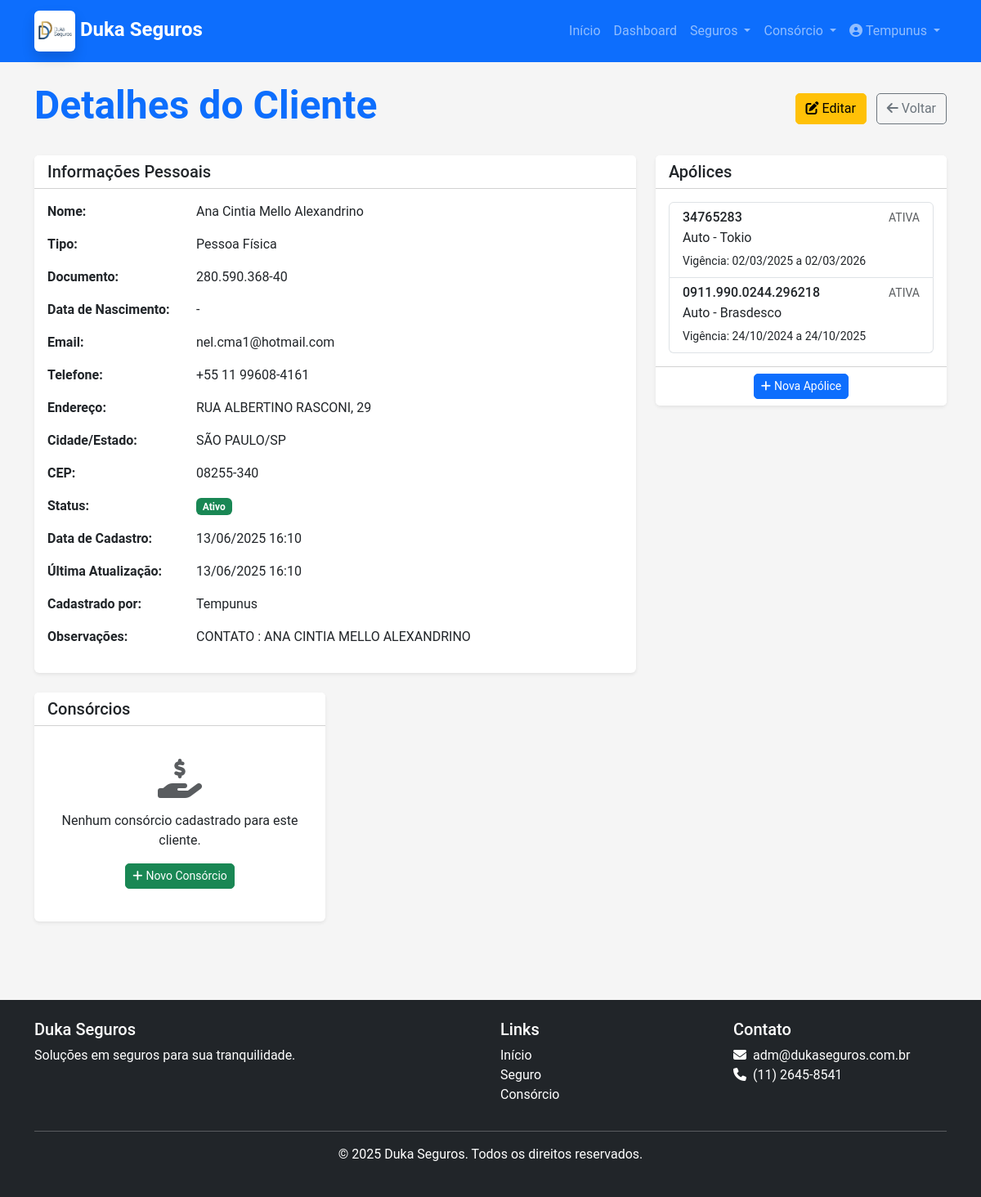
Page /clientes/6/ (signed in) on the committed database.
### core/models.py (models this page shows, shortened)
class Cliente(models.Model):
    TIPO_CHOICES = [
        ('PF', 'Pessoa Física'),
        ('PJ', 'Pessoa Jurídica'),
    ]
    tipo = models.CharField(max_length=2, choices=TIPO_CHOICES, default='PF')
    nome = models.CharField(max_length=200)
    documento = models.CharField(max_length=20, unique=True, help_text="CPF ou CNPJ")
    email = models.EmailField(blank=True, null=True)
    telefone = models.CharField(max_length=20, blank=True, null=True)
    endereco = models.CharField(max_length=255, blank=True, null=True)
    cidade = models.CharField(max_length=100, blank=True, null=True)
    estado = models.CharField(max_length=2, blank=True, null=True)
    cep = models.CharField(max_length=10, blank=True, null=True)
    data_nascimento = models.DateField(blank=True, null=True)
    observacoes = models.TextField(blank=True, null=True)
    data_cadastro = models.DateTimeField(auto_now_add=True)
    data_atualizacao = models.DateTimeField(auto_now=True)
    ativo = models.BooleanField(default=True)
    cadastrado_por = models.ForeignKey(User, on_delete=models.SET_NULL, null=True, related_name='clientes_cadastrados')
    class Meta:
        verbose_name = 'Cliente'
        verbose_name_plural = 'Clientes'
        ordering = ['nome']

class Apolice(models.Model):
    STATUS_CHOICES = [
    ('PROPOSTA', 'Proposta'),
    ('APROVADA', 'Proposta Aprovada'),
    ('ATIVA', 'Ativa'),
    ('PENDENTE', 'Pendente'),
    ('CANCELADA', 'Cancelada'),
    ('VENCIDA', 'Vencida'),
    ('RENOVADA', 'Renovada'),
]
    numero = models.CharField(max_length=50, unique=True)
    cliente = models.ForeignKey(Cliente, on_delete=models.CASCADE, related_name='apolices')
    produto = models.ForeignKey(Produto, on_delete=models.CASCADE, related_name='apolices')
    data_inicio = models.DateField()
    data_fim = models.DateField()
    valor_premio = models.DecimalField(max_digits=10, decimal_places=2)
    valor_comissao = models.DecimalField(max_digits=10, decimal_places=2, blank=True, null=True)
    percentual_comissao = models.DecimalField(max_digits=5, decimal_places=2, blank=True, null=True)
    status = models.CharField(max_length=10, choices=STATUS_CHOICES, default='PROPOSTA')
    observacoes = models.TextField(blank=True, null=True)
    data_cadastro = models.DateTimeField(auto_now_add=True)
    data_atualizacao = models.DateTimeField(auto_now=True)
    cadastrado_por = models.ForeignKey(User, on_delete=models.SET_NULL, null=True, related_name='apolices_cadastradas')
    class Meta:
        verbose_name = 'Apólice'
        verbose_name_plural = 'Apólices'
        ordering = ['-data_inicio']

class Produto(models.Model):
    CATEGORIA_CHOICES = [
        ('AUTO', 'Automóvel'),
        ('VIDA', 'Vida'),
        ('SAUDE', 'Saúde'),
        ('RESIDENCIAL', 'Residencial'),
        ('EMPRESARIAL', 'Empresarial'),
        ('OUTROS', 'Outros'),
    ]
    nome = models.CharField(max_length=200)
    codigo = models.CharField(max_length=20, blank=True, null=True)
    categoria = models.CharField(max_length=20, choices=CATEGORIA_CHOICES)
    descricao = models.TextField(blank=True, null=True)
    seguradora = models.ForeignKey(Seguradora, on_delete=models.CASCADE, related_name='produtos')
    data_cadastro = models.DateTimeField(auto_now_add=True)
    data_atualizacao = models.DateTimeField(auto_now=True)
    ativo = models.BooleanField(default=True)
    class Meta:
        verbose_name = 'Produto'
        verbose_name_plural = 'Produtos'
        ordering = ['categoria', 'nome']

### core/views.py (the view)
# urls.py: path('clientes/<int:pk>/', views.cliente_detalhe, name='cliente_detalhe'),
@login_required
def cliente_detalhe(request, pk):
    cliente = get_object_or_404(Cliente, pk=pk)
    return render(request, 'core/cliente_detalhe.html', {'cliente': cliente})

### templates/core/cliente_detalhe.html (shortened to what this page needs)
{% extends 'base.html' %}
{% block content %}
<div class="container">
    <div class="d-flex justify-content-between align-items-center mb-4">
        <h1 class="display-5 fw-bold text-primary">Detalhes do Cliente</h1>
        <div>
            <a href="{% url 'cliente_editar' cliente.id %}" class="btn btn-warning me-2">
                <i class="fas fa-edit me-1"></i>Editar
            </a>
            <a href="{% url 'cliente_lista' %}" class="btn btn-outline-secondary">
                <i class="fas fa-arrow-left me-1"></i>Voltar
            </a>
        </div>
    </div>
    <div class="row">
        <div class="col-lg-8">
            <div class="card shadow-sm mb-4">
                <div class="card-header bg-white">
                    <h5 class="mb-0">Informações Pessoais</h5>
                </div>
                <div class="card-body">
                    <div class="row mb-3">
                        <div class="col-md-3 fw-bold">Nome:</div>
                        <div class="col-md-9">{{ cliente.nome }}</div>
                    </div>
                    <div class="row mb-3">
                        <div class="col-md-3 fw-bold">Tipo:</div>
                        <div class="col-md-9">{{ cliente.get_tipo_display }}</div>
                    </div>
                    <div class="row mb-3">
                        <div class="col-md-3 fw-bold">Documento:</div>
                        <div class="col-md-9">{{ cliente.documento }}</div>
                    </div>
                    <div class="row mb-3">
                        <div class="col-md-3 fw-bold">Data de Nascimento:</div>
                        <div class="col-md-9">{{ cliente.data_nascimento|date:"d/m/Y"|default:"-" }}</div>
                    </div>
                    <div class="row mb-3">
                        <div class="col-md-3 fw-bold">Email:</div>
                        <div class="col-md-9">{{ cliente.email|default:"-" }}</div>
                    </div>
                    <div class="row mb-3">
                        <div class="col-md-3 fw-bold">Telefone:</div>
                        <div class="col-md-9">{{ cliente.telefone|default:"-" }}</div>
                    </div>
                    <div class="row mb-3">
                        <div class="col-md-3 fw-bold">Endereço:</div>
                        <div class="col-md-9">{{ cliente.endereco|default:"-" }}</div>
                    </div>
                    <div class="row mb-3">
                        <div class="col-md-3 fw-bold">Cidade/Estado:</div>
                        <div class="col-md-9">{{ cliente.cidade|default:"-" }}/{{ cliente.estado|default:"-" }}</div>
                    </div>
                    <div class="row mb-3">
                        <div class="col-md-3 fw-bold">CEP:</div>
                        <div class="col-md-9">{{ cliente.cep|default:"-" }}</div>
                    </div>
                    <div class="row mb-3">
                        <div class="col-md-3 fw-bold">Status:</div>
                        <div class="col-md-9">
                            {% if cliente.ativo %}
                            <span class="badge bg-success">Ativo</span>
                            {% else %}
                            <span class="badge bg-danger">Inativo</span>
                            {% endif %}
                        </div>
                    </div>
                    <div class="row mb-3">
                        <div class="col-md-3 fw-bold">Data de Cadastro:</div>
                        <div class="col-md-9">{{ cliente.data_cadastro|date:"d/m/Y H:i" }}</div>
                    </div>
                    <div class="row mb-3">
                        <div class="col-md-3 fw-bold">Última Atualização:</div>
                        <div class="col-md-9">{{ cliente.data_atualizacao|date:"d/m/Y H:i" }}</div>
                    </div>
                    <div class="row mb-3">
                        <div class="col-md-3 fw-bold">Cadastrado por:</div>
                        <div class="col-md-9">{{ cliente.cadastrado_por.username|default:"Sistema" }}</div>
                    </div>
                    {% if cliente.observacoes %}
                    <div class="row">
                        <div class="col-md-3 fw-bold">Observações:</div>
                        <div class="col-md-9">{{ cliente.observacoes|linebreaks }}</div>
                    </div>
                    {% endif %}
                </div>
            </div>
        </div>
        <div class="col-lg-4">
            <div class="card shadow-sm mb-4">
                <div class="card-header bg-white">
                    <h5 class="mb-0">Apólices</h5>
                </div>
                <div class="card-body">
                    {% if cliente.apolices.all %}
                    <div class="list-group">
                        {% for apolice in cliente.apolices.all %}
                        <a href="{% url 'apolice_detalhe' apolice.id %}" class="list-group-item list-group-item-action">
                            <div class="d-flex w-100 justify-content-between">
                                <h6 class="mb-1">{{ apolice.numero }}</h6>
                                <small class="text-muted">{{ apolice.status }}</small>
                            </div>
                            <p class="mb-1">{{ apolice.produto.nome }}</p>
                            <small>Vigência: {{ apolice.data_inicio|date:"d/m/Y" }} a {{ apolice.data_fim|date:"d/m/Y" }}</small>
                        </a>
                        {% endfor %}
                    </div>
                    {% endif %}
                </div>
                {% if cliente.apolices.all %}
                <div class="card-footer bg-white text-center">
                    <a href="{% url 'apolice_nova' %}?cliente={{ cliente.id }}" class="btn btn-primary btn-sm">
                        <i class="fas fa-plus me-1"></i>Nova Apólice
                    </a>
                </div>
                {% endif %}
            </div>
        </div>
        <div class="col-lg-4">
            <div class="card shadow-sm mb-4">
                <div class="card-header bg-white">
                    <h5 class="mb-0">Consórcios</h5>
                </div>
                <div class="card-body">
                    {% if cliente.consorcios.all %}
                    <div class="list-group">
                        {% for consorcio in cliente.consorcios.all %}
                        <a href="{% url 'consorcio_detalhe' consorcio.id %}" class="list-group-item list-group-item-action">
                            <div class="d-flex w-100 justify-content-between">
                                <h6 class="mb-1">Grupo: {{ consorcio.grupo }}</h6>
                                <small class="text-muted">{{ consorcio.get_status_display }}</small>
                            </div>
                            <p class="mb-1">Tipo: {{ consorcio.get_tipo_display }}</p>
                            <small>Adesão: {{ consorcio.data_adesao|date:"d/m/Y" }}</small>
                        </a>
                        {% endfor %}
                    </div>
                    {% else %}
                    <div class="text-center py-4">
                        <i class="fas fa-hand-holding-usd fa-3x text-muted mb-3"></i>
                        <p>Nenhum consórcio cadastrado para este cliente.</p>
                        <a href="{% url 'consorcio_novo' %}?cliente={{ cliente.id }}" class="btn btn-success btn-sm">
                            <i class="fas fa-plus me-1"></i>Novo Consórcio
                        </a>
                    </div>
                    {% endif %}
                </div>
            </div>
        </div>
    </div>
</div>
{% endblock %}

### templates/base.html (shortened to what this page needs)
{% load static %}
<!DOCTYPE html>
<html lang="pt-br">
<head>
    <link href="https://cdn.jsdelivr.net/npm/bootstrap@5.3.0/dist/css/bootstrap.min.css" rel="stylesheet">
    <link rel="stylesheet" href="https://cdnjs.cloudflare.com/ajax/libs/font-awesome/6.4.0/css/all.min.css">
    <link rel="stylesheet" href="{% static 'css/style.css' %}">
</head>
<body>
    <nav class="navbar navbar-expand-lg navbar-dark bg-primary">
        <div class="container">
            <a class="navbar-brand" href="{% url 'home' %}">
                <img src="{% static 'images/Logo_Icon.jpg' %}" width="50" height="50" alt="Duka Seguros"
                    class="img-fluid rounded shadow"> Duka Seguros
            </a>
            <div class="collapse navbar-collapse" id="navbarNav">
                <ul class="navbar-nav ms-auto">
                    <li class="nav-item">
                        <a class="nav-link" href="{% url 'home' %}">Início</a>
                    </li>
                    {% if user.is_authenticated %}
                    <li class="nav-item">
                        <a class="nav-link" href="{% url 'dashboard' %}">Dashboard</a>
                    </li>
                    <li class="nav-item dropdown">
                        <a class="nav-link dropdown-toggle" href="#" id="servicosDropdown" role="button"
                            data-bs-toggle="dropdown">
                            Seguros
                        </a>
                    </li>
                    <li class="nav-item dropdown">
                        <a class="nav-link dropdown-toggle" href="#" id="consorcioDropdown" role="button" data-bs-toggle="dropdown">
                            Consórcio
                        </a>
                    </li>
                    <li class="nav-item dropdown">
                        <a class="nav-link dropdown-toggle" href="#" id="userDropdown" role="button"
                            data-bs-toggle="dropdown">
                            <i class="fas fa-user-circle me-1"></i>{{ user.username }}
                        </a>
                    </li>
                    {% endif %}
                </ul>
            </div>
        </div>
    </nav>
    <main class="py-4">
        {% block content %}{% endblock %}
    </main>
    <footer class="bg-dark text-white py-4 mt-5">
        <div class="container">
            <div class="row">
                <div class="col-md-6">
                    <h5>Duka Seguros</h5>
                    <p>Soluções em seguros para sua tranquilidade.</p>
                </div>
                <div class="col-md-3">
                    <h5>Links</h5>
                    <ul class="list-unstyled">
                        <li><a href="{% url 'home' %}" class="text-white">Início</a></li>
                        {% if user.is_authenticated %}
                        <li><a href="{% url 'seguradora_lista' %}" class="text-white">Seguro</a></li>
                        {% else %}
                        <li><a href="{% url 'dashboard' %}" class="text-white">Dashboard</a></li>
                        {% endif %}
                        <li><a href="{% url 'consorcio_lista' %}" class="text-white">Consórcio</a></li>
                    </ul>
                </div>
                <div class="col-md-3">
                    <h5>Contato</h5>
                    <ul class="list-unstyled">
                        <li><i class="fas fa-envelope me-2"></i>adm@dukaseguros.com.br</li>
                        <li><i class="fas fa-phone me-2"></i>(11) 2645-8541</li>
                    </ul>
                </div>
            </div>
            <hr>
            <div class="text-center">
                <p>&copy; {% now "Y" %} Duka Seguros. Todos os direitos reservados.</p>
            </div>
        </div>
    </footer>
</body>
</html>

### static/css/style.css (style rules this page uses)
:root { --primary-color: #0d6efd; --secondary-color: #6c757d; --success-color: #198754; --info-color: #0dcaf0; --warning-color: #ffc107; --danger-color: #dc3545; --light-color: #f8f9fa; --dark-color: #212529; }
body { font-family: 'Roboto', sans-serif; color: #333; background-color: #f5f5f5; }
.navbar-brand { font-weight: 700; font-size: 1.5rem; }
.card { border: none; transition: transform 0.3s ease, box-shadow 0.3s ease; }
.btn { border-radius: 5px; transition: all 0.3s ease; }
.btn-primary { background-color: var(--primary-color); border-color: var(--primary-color); }
footer { background-color: var(--dark-color); color: white; padding: 3rem 0; }
footer a { color: rgba(255, 255, 255, 0.8); text-decoration: none; }

### rows in the picture
Cliente: nome "Ana Cintia Mello Alexandrino", tipo "Pessoa Física", documento "280.590.368-40", data_nascimento "-", email "nel.cma1@hotmail.com", telefone "+55 11 99608-4161", endereco "RUA ALBERTINO RASCONI, 29", cidade "SÃO PAULO", estado "SP", cep "08255-340", data_cadastro "13/06/2025 16:10", data_atualizacao "13/06/2025 16:10", cadastrado_por.username "Tempunus", observacoes "CONTATO : ANA CINTIA MELLO ALEXANDRINO"
Apolice: numero "34765283", status "ATIVA", produto.nome "Auto - Tokio", data_inicio "02/03/2025", data_fim "02/03/2026"
Apolice: numero "0911.990.0244.296218", status "ATIVA", produto.nome "Auto - Brasdesco", data_inicio "24/10/2024", data_fim "24/10/2025"

### other values in the picture
{{ user.username }} "Tempunus"
